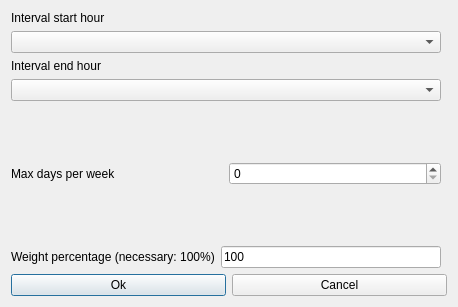
<?xml version="1.0" encoding="UTF-8"?>
<ui version="4.0">
 <class>ModifyConstraintTeachersAfternoonIntervalMaxDaysPerWeekForm_template</class>
 <widget class="QDialog" name="ModifyConstraintTeachersAfternoonIntervalMaxDaysPerWeekForm_template">
  <property name="geometry">
   <rect>
    <x>0</x>
    <y>0</y>
    <width>458</width>
    <height>307</height>
   </rect>
  </property>
  <property name="windowTitle">
   <string extracomment="This is the title of the dialog to modify a constraint of this type">Modify teachers afternoon interval max days per week</string>
  </property>
  <layout class="QGridLayout">
   <item row="6" column="0" colspan="2">
    <layout class="QHBoxLayout">
     <item>
      <widget class="QPushButton" name="okPushButton">
       <property name="text">
        <string>Ok</string>
       </property>
      </widget>
     </item>
     <item>
      <widget class="QPushButton" name="cancelPushButton">
       <property name="text">
        <string>Cancel</string>
       </property>
      </widget>
     </item>
    </layout>
   </item>
   <item row="5" column="0">
    <layout class="QHBoxLayout">
     <item>
      <widget class="QLabel" name="weightTextLabel">
       <property name="frameShape">
        <enum>QFrame::NoFrame</enum>
       </property>
       <property name="frameShadow">
        <enum>QFrame::Plain</enum>
       </property>
       <property name="text">
        <string>Weight percentage (necessary: 100%)</string>
       </property>
       <property name="wordWrap">
        <bool>false</bool>
       </property>
      </widget>
     </item>
     <item>
      <widget class="QLineEdit" name="weightLineEdit">
       <property name="text">
        <string notr="true">100</string>
       </property>
      </widget>
     </item>
    </layout>
   </item>
   <item row="0" column="0">
    <layout class="QVBoxLayout">
     <item>
      <widget class="QLabel" name="startTextLabel">
       <property name="frameShape">
        <enum>QFrame::NoFrame</enum>
       </property>
       <property name="frameShadow">
        <enum>QFrame::Plain</enum>
       </property>
       <property name="text">
        <string>Interval start hour</string>
       </property>
       <property name="wordWrap">
        <bool>false</bool>
       </property>
      </widget>
     </item>
     <item>
      <widget class="QComboBox" name="startHourComboBox">
       <property name="editable">
        <bool>false</bool>
       </property>
       <property name="insertPolicy">
        <enum>QComboBox::NoInsert</enum>
       </property>
       <property name="duplicatesEnabled">
        <bool>false</bool>
       </property>
      </widget>
     </item>
    </layout>
   </item>
   <item row="1" column="0">
    <layout class="QVBoxLayout">
     <item>
      <widget class="QLabel" name="endTextLabel">
       <property name="frameShape">
        <enum>QFrame::NoFrame</enum>
       </property>
       <property name="frameShadow">
        <enum>QFrame::Plain</enum>
       </property>
       <property name="text">
        <string>Interval end hour</string>
       </property>
       <property name="wordWrap">
        <bool>false</bool>
       </property>
      </widget>
     </item>
     <item>
      <widget class="QComboBox" name="endHourComboBox">
       <property name="editable">
        <bool>false</bool>
       </property>
       <property name="insertPolicy">
        <enum>QComboBox::NoInsert</enum>
       </property>
       <property name="duplicatesEnabled">
        <bool>false</bool>
       </property>
      </widget>
     </item>
    </layout>
   </item>
   <item row="2" column="0">
    <spacer name="spacer8">
     <property name="orientation">
      <enum>Qt::Vertical</enum>
     </property>
     <property name="sizeType">
      <enum>QSizePolicy::Expanding</enum>
     </property>
     <property name="sizeHint" stdset="0">
      <size>
       <width>20</width>
       <height>31</height>
      </size>
     </property>
    </spacer>
   </item>
   <item row="4" column="0">
    <spacer name="spacer7">
     <property name="orientation">
      <enum>Qt::Vertical</enum>
     </property>
     <property name="sizeType">
      <enum>QSizePolicy::Expanding</enum>
     </property>
     <property name="sizeHint" stdset="0">
      <size>
       <width>20</width>
       <height>31</height>
      </size>
     </property>
    </spacer>
   </item>
   <item row="3" column="0">
    <layout class="QHBoxLayout">
     <item>
      <widget class="QLabel" name="maxDaysTextLabel">
       <property name="frameShape">
        <enum>QFrame::NoFrame</enum>
       </property>
       <property name="frameShadow">
        <enum>QFrame::Plain</enum>
       </property>
       <property name="text">
        <string>Max days per week</string>
       </property>
       <property name="wordWrap">
        <bool>false</bool>
       </property>
      </widget>
     </item>
     <item>
      <widget class="QSpinBox" name="maxDaysSpinBox"/>
     </item>
    </layout>
   </item>
  </layout>
 </widget>
 <layoutdefault spacing="6" margin="11"/>
 <resources/>
 <connections/>
</ui>
